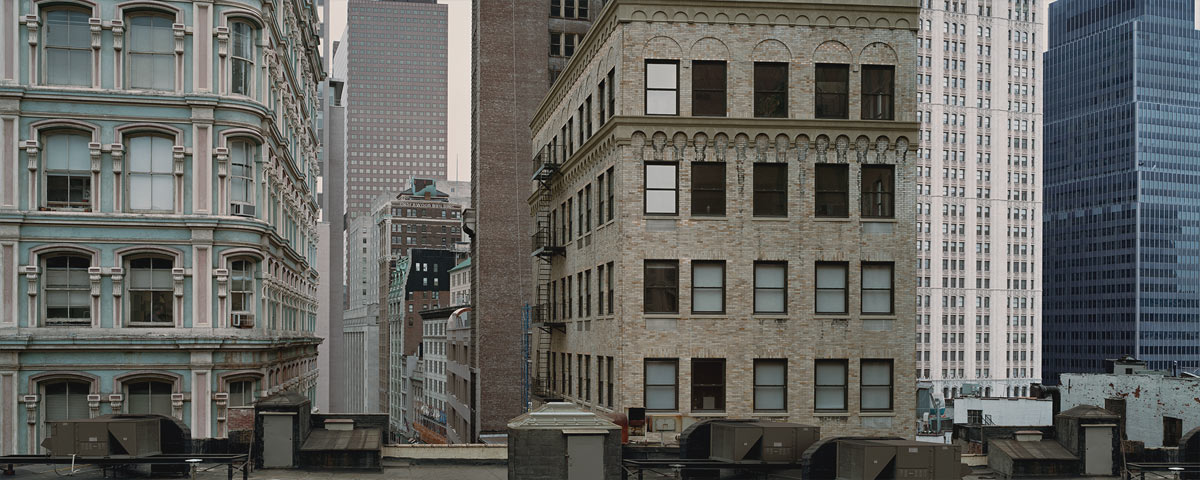
#> input picture Assignment2/CSC420+-+Assignment+2+(files)/building.jpg, 1200 x 480 px
$ python question1.py
#> lines starting #> are read from the running program, lines starting #| are printed output that depends on the picture
#> further down, img is the input picture: shape (480, 1200, 3); mean B, G, R 95.7, 99.7, 99.9
import cv2 as cv
import numpy as np
import matplotlib as plt

def Harris(img):
    gray = cv.cvtColor(img, cv.COLOR_BGR2GRAY)
    blur = cv.GaussianBlur(gray, (5, 5), 7)
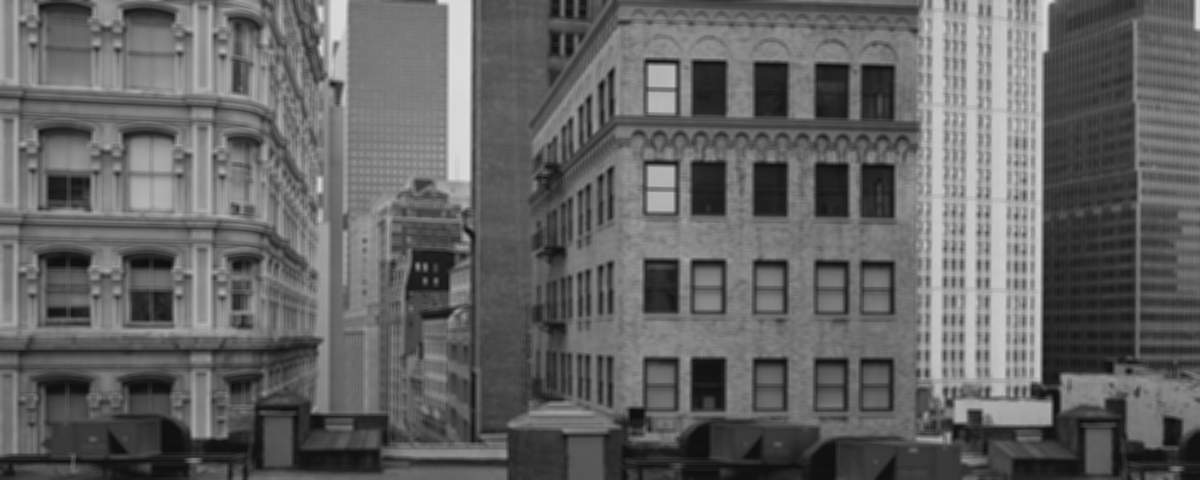
#> blur: shape (480, 1200); min 14, max 223, mean 99.3
    Ix = cv.Sobel(blur, cv.CV_64F, 1, 0, ksize=5)
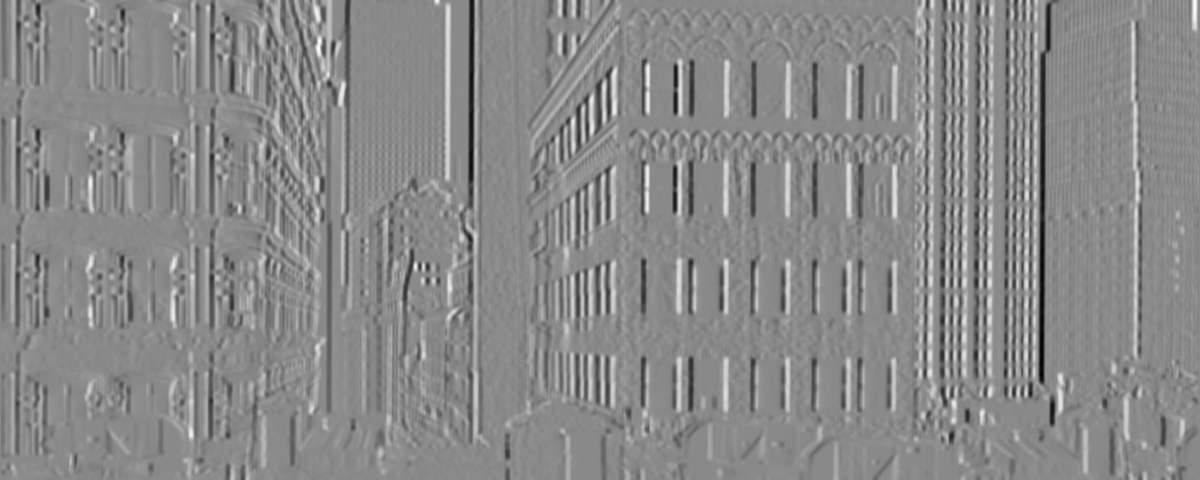
#> Ix: shape (480, 1200) float64; min -4600, max 3926, mean -3.4; drawn with min black and max white
    Iy = cv.Sobel(blur, cv.CV_64F, 0, 1, ksize=5)
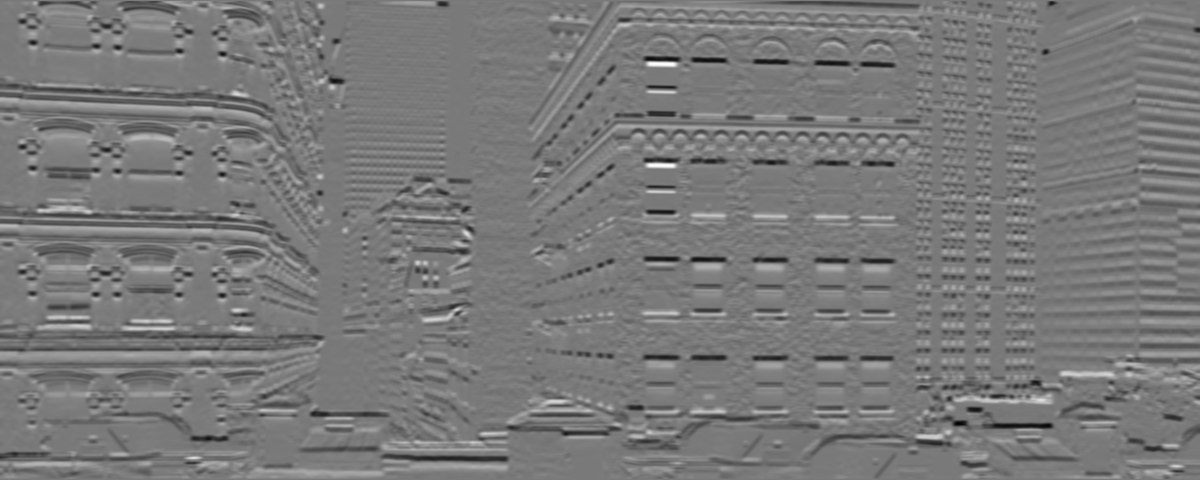
#> Iy: shape (480, 1200) float64; min -3879, max 4237, mean -12.2; drawn with min black and max white

    IxIy = np.multiply(Ix, Iy)
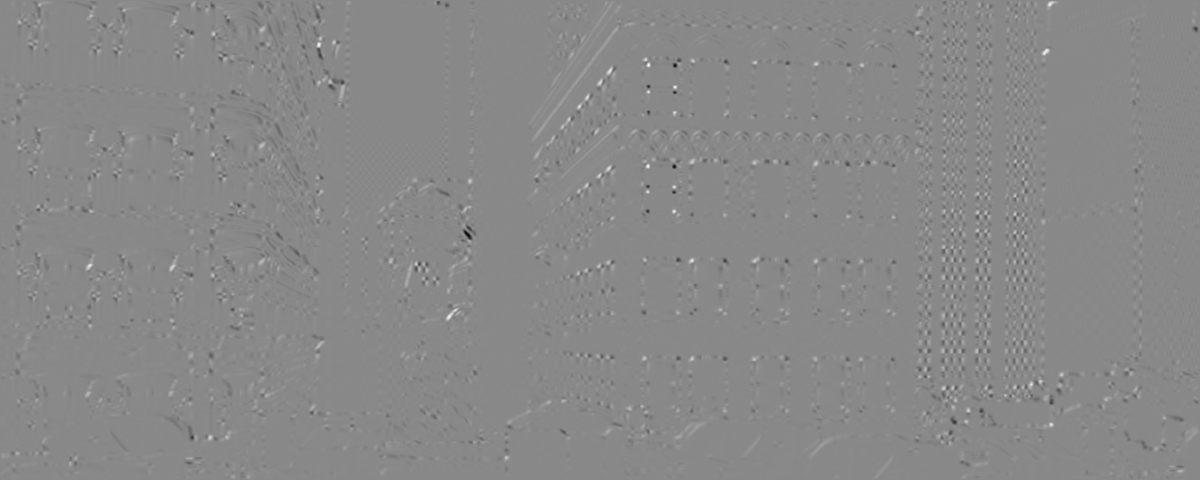
#> IxIy: shape (480, 1200) float64; min -8234864, max 7093944, mean 23.9; drawn with min black and max white
    Ix2  = np.multiply(Ix, Ix)
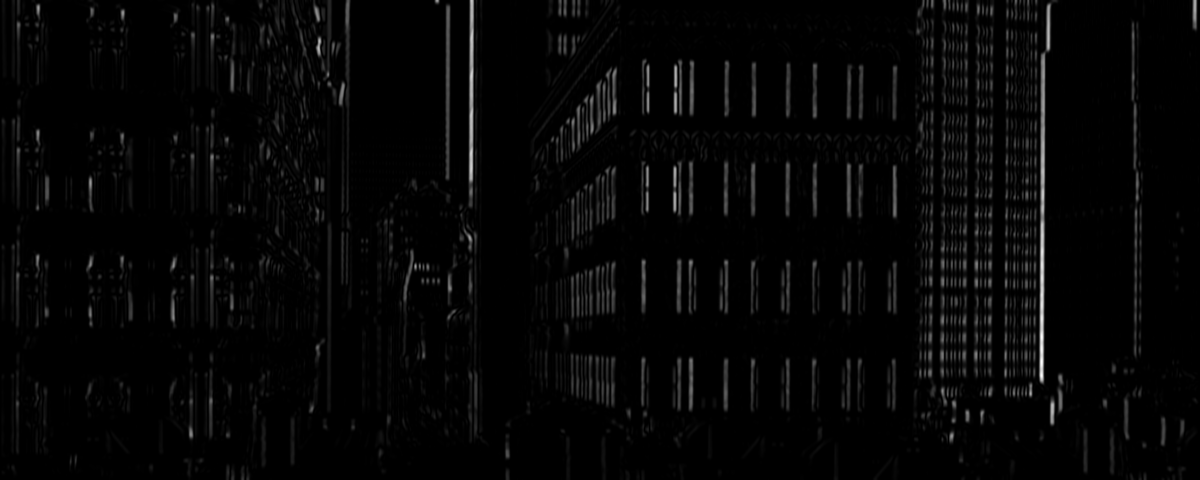
#> Ix2: shape (480, 1200) float64; min 0, max 21160000, mean 523811; drawn with min black and max white
    Iy2 = np.multiply(Iy, Iy)

    Ix2_blur = cv.GaussianBlur(Ix2, (7, 7), 10)
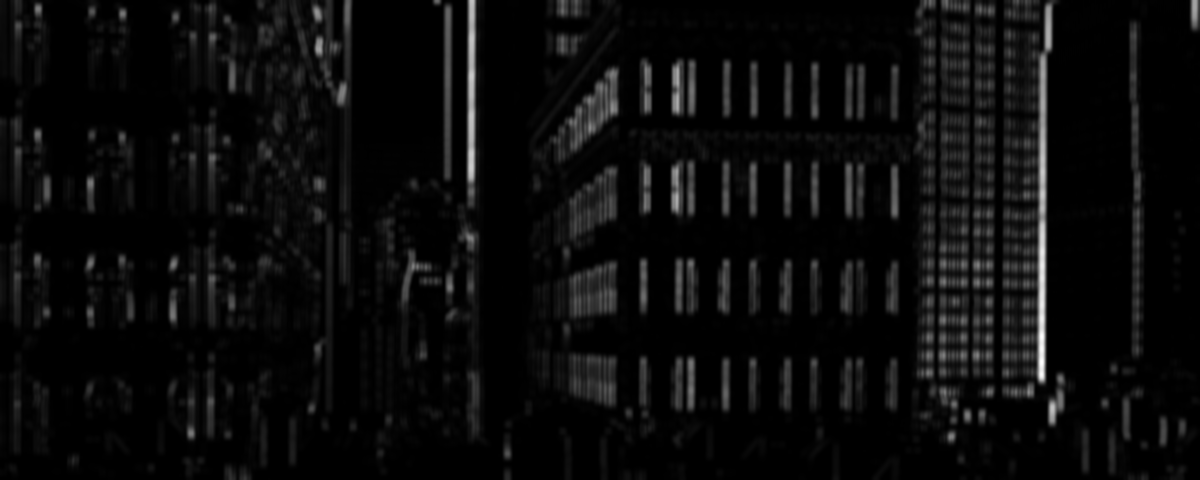
#> Ix2_blur: shape (480, 1200) float64; min 0, max 11094618.7, mean 523987.2; drawn with min black and max white
    Iy2_blur = cv.GaussianBlur(Iy2, (7, 7), 10)
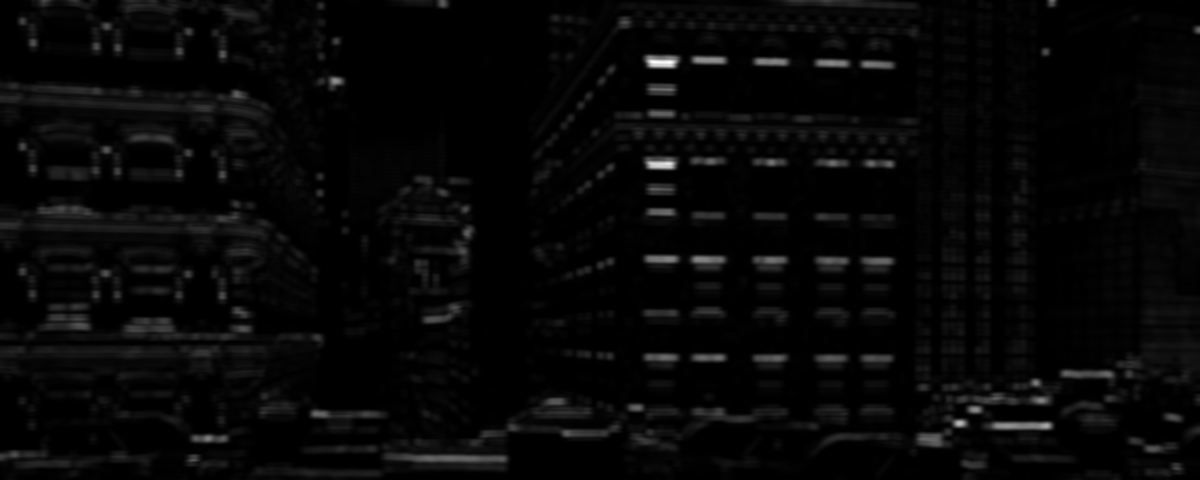
#> Iy2_blur: shape (480, 1200) float64; min 0, max 10619664.3, mean 323912.5; drawn with min black and max white
    IxIy_blur = cv.GaussianBlur(IxIy, (7, 7), 10)

#> (the run stopped early here; a loop or call above may not have finished)
